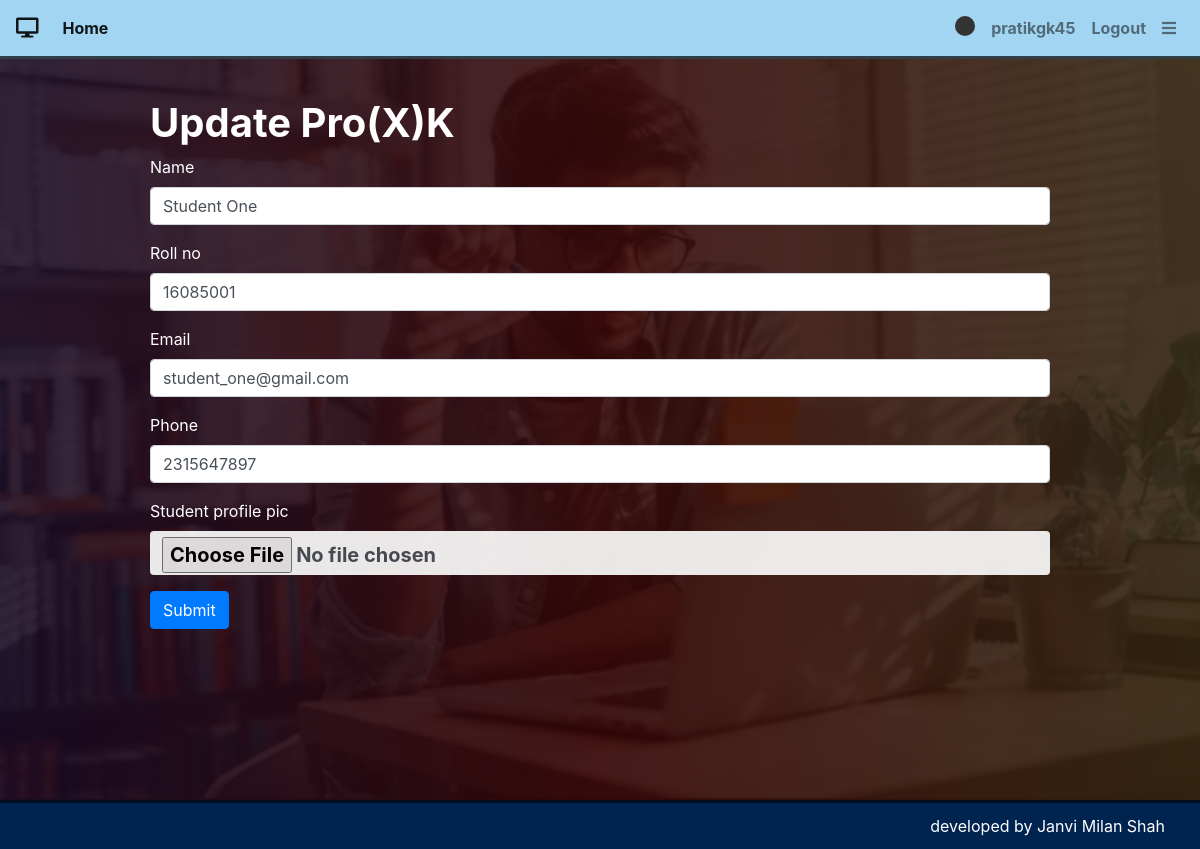
Page /classroom/update/student/15/ (signed in) on the committed database.
### classroom/models.py (models this page shows, shortened)
class User(AbstractUser):
    is_student = models.BooleanField(default=False)
    is_teacher = models.BooleanField(default=False)

class Student(models.Model):
    user = models.OneToOneField(User,on_delete=models.CASCADE,primary_key=True,related_name='Student')
    name=models.CharField(max_length=250)
    roll_no = models.CharField(max_length=50)
    email = models.EmailField(max_length=254)
    phone = models.IntegerField()
    student_profile_pic = models.ImageField(upload_to="classroom/student_profile_pic",blank=True)
    class Meta:
        ordering = ['roll_no']

### classroom/views.py (the view)
# urls.py: path('update/student/<int:pk>/',views.StudentUpdateView,name="student_update"),
@login_required
def StudentUpdateView(request,pk):
    profile_updated = False
    student = get_object_or_404(models.Student,pk=pk)
    if request.method == "POST":
        form = StudentProfileUpdateForm(request.POST,instance=student)
        if form.is_valid():
            profile = form.save(commit=False)
            if 'student_profile_pic' in request.FILES:
                profile.student_profile_pic = request.FILES['student_profile_pic']
            profile.save()
            profile_updated = True
    else:
        form = StudentProfileUpdateForm(request.POST or None,instance=student)
    return render(request,'classroom/student_update_page.html',{'profile_updated':profile_updated,'form':form})

### classroom/forms.py
class StudentProfileUpdateForm(forms.ModelForm):
    class Meta():
        model = Student
        fields = ['name','roll_no','email','phone','student_profile_pic']

### template/classroom/student_update_page.html (shortened to what this page needs)
{% extends "classroom/base.html" %}
{% load bootstrap4 %}
{% block content %}
	<div class="use-content">
		<div class="contain">
		    <div class="change_pwd">
		        {% if profile_updated %}
  					<h1>Your profile is updated successfully.</h1>
  				{% else %}
  					<h1 class="scramble_text">Update Profile</h1>
					<form enctype="multipart/form-data" method="post">
    					{% bootstrap_form form %}
    					<input class="btn btn-primary" type="submit" name="" value="Submit">
  					</form>
  				{% endif %}
		    </div>
		</div>
	</div>
{% endblock %}

### template/classroom/navbar.html (shortened to what this page needs)
<nav class="navbar navbar-expand navbar-light">
    <a class="navbar-brand" href=""><i class="fas fa-desktop"></i></a>
    <div class="collapse navbar-collapse" id="collapsibleNavId">
        <ul class="navbar-nav mr-auto mt-2 mt-lg-0">
            <li class="nav-item active">
                <a class="nav-link" href="{% url 'home' %}">Home</a>
            </li>
        </ul>
        <div class="navbar-nav ml-auto">
        	<li class="nav-item">
                <a class="nav-link" href="{% url 'user_guide' %}"><div class="sk-pulse"></div></a>
            </li>
        	{% if user.is_authenticated %}
        		<li class="nav-item">
        			{% if user.is_teacher %}
	                	<a class="nav-link" href="{% url 'classroom:teacher_detail' pk=user.pk %}">{{ user.username }}</a>
	                {% else %}
	                	<a class="nav-link" href="{% url 'classroom:student_detail' pk=user.pk %}">{{ user.username }}</a>
	                {% endif %}
	            </li>
	            <li class="nav-item">
	                <a class="nav-link" href="{% url 'classroom:logout' %}">Logout</a>
	            </li>
	            <li class="nav-item">
	                <i class="nav-link fa fa-bars menu" style="cursor: pointer;margin-top: 4px;"></i>
	            </li>
        	{% endif %}
        </div>
    </div>
</nav>

### static/css/style.css (style rules this page uses)
html, body { height: 100%; padding: 0; margin: 0; color: white; }
html { background-color: #00316b; background-size: cover; }
body { overflow: hidden; background: linear-gradient(90deg, rgba(131,58,180,.6) 0%, rgba(253,29,29,.6) 50%, rgba(252,176,69,.6) 100%), url('../images/homeimg.PNG'); background-size: cover; }
h1,h2,h3,h4,h5,h6 { font-weight: bold; }
.navbar { background-color: #a2d5f2; }
.nav-link { font-weight: bold; }
.use-content { height: 100%; color: white; margin-top: -10px; }
.use-content .contain { background-color: rgba(0, 0, 0, 0.7); width: 100%; height: 100%; }
.use-content h1 { font-weight: bold; }
.change_pwd { user-select: none; width: 100%; height: 100%; padding-left: 150px; padding-right: 150px; padding-top: 50px; }
input[type=file] { text-align: right; border: 5px; font-weight: bold; font-size: 20px; opacity: .9; }
.sk-pulse { --sk-size: 20px; }

### rows in the picture
User: username "pratikgk45"
Student: name "Student One", roll_no "16085001", email "student_one@gmail.com", phone "2315647897"
